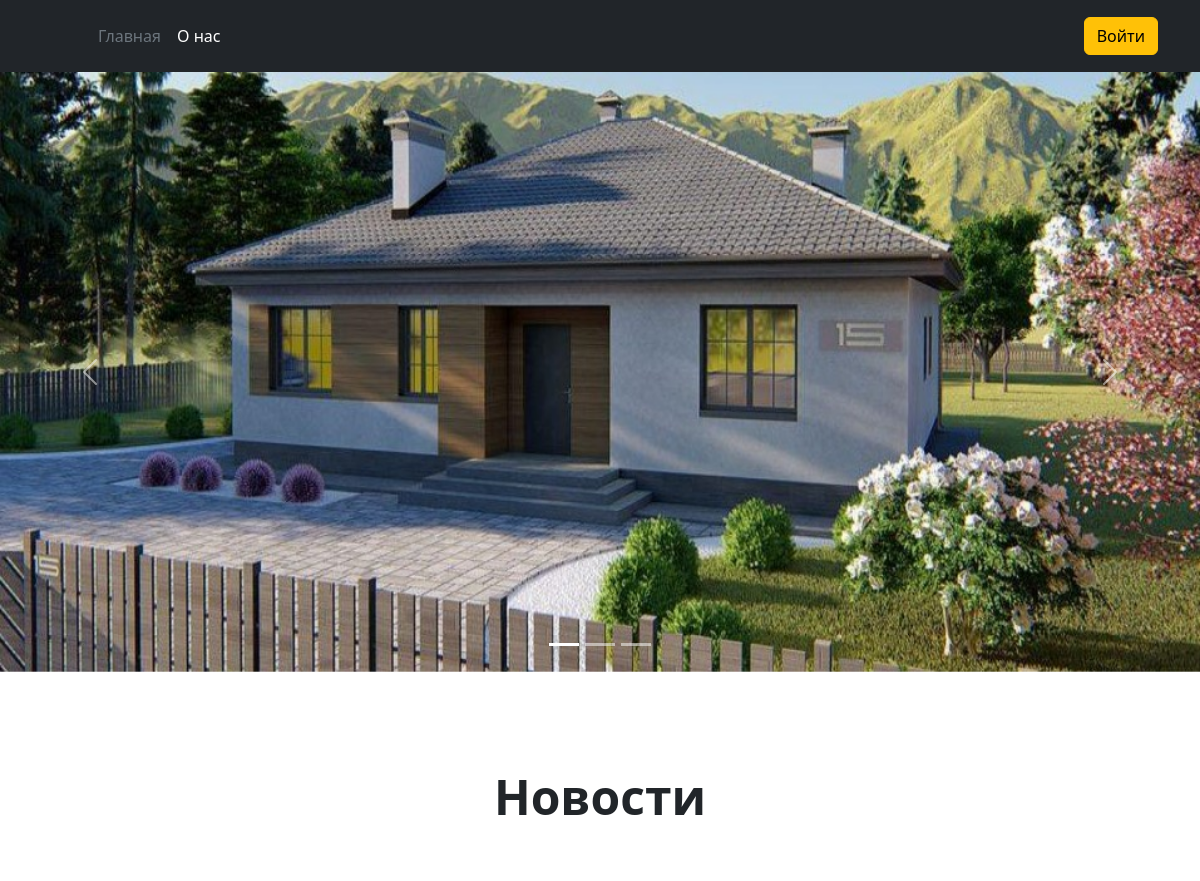
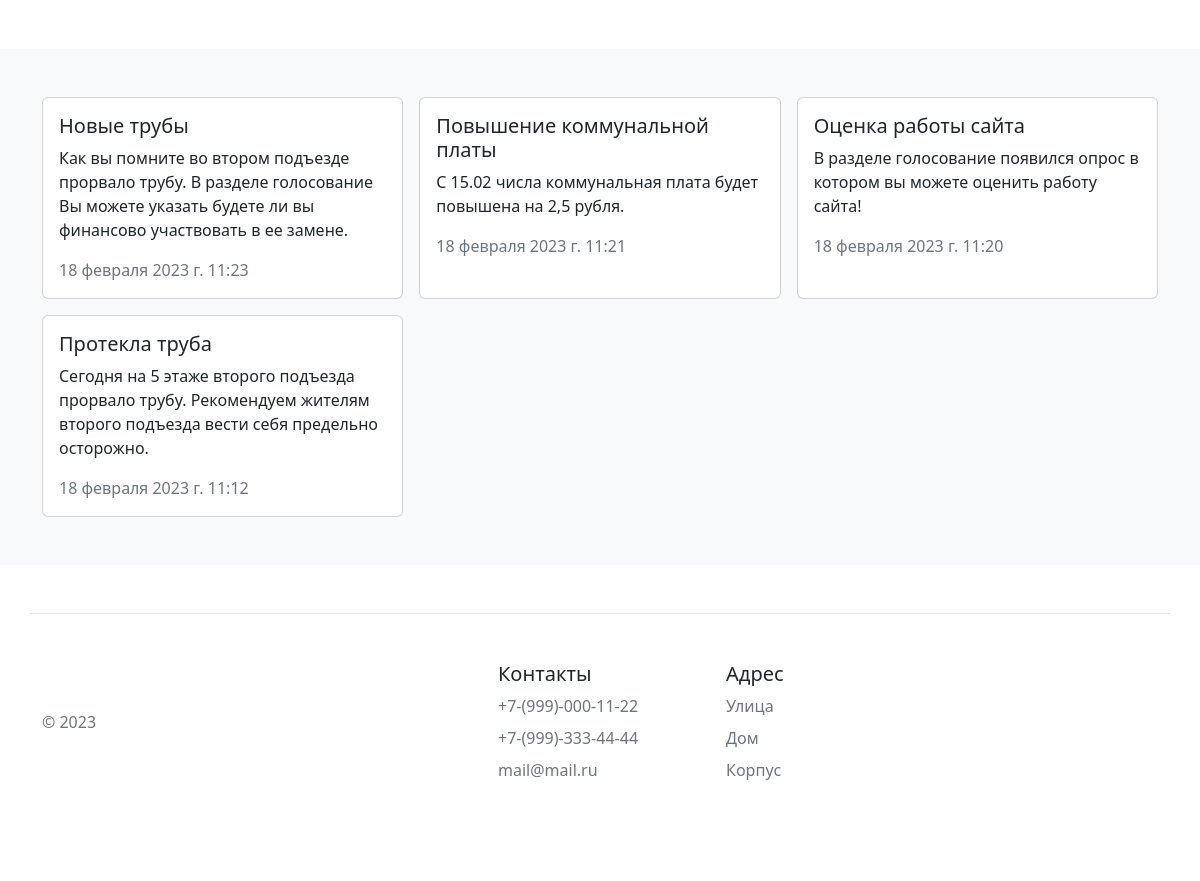
The page / on the database its author committed (2 pictures, top to bottom).
### main/models.py (models this page shows, shortened)
class News(models.Model): #Новостная база
    title = models.CharField('Название', max_length=255)
    descr = models.TextField('Описание')
    time = models.DateTimeField('Время', auto_now=True)
    class Meta:
        verbose_name = 'Новость'
        verbose_name_plural = 'Новости'

### main/views.py (the view)
# urls.py: 2. Add a URL to urlpatterns:  path('', views.home, name='home')
def home(request):
    news = News.objects.all()[::-1]
    return render(request, 'main/home.html', {'news': news})

### main/templates/main/home.html (shortened to what this page needs)
{% extends 'base.html'%}
{% block header %}
<li><a href="{% url 'home'%}" class="nav-link px-2 text-secondary">Главная</a></li>
<li><a href="{% url 'about'%}" class="nav-link px-2 text-white">О нас</a></li>
{% endblock %}
 {% block button%}
 <a href="{% url 'profile'%}">
<button type="button" class="btn btn-warning" >Войти </button>
</a>
{% endblock %}
{% block body %}
<main>
{% load static %}
<div id="carouselExampleIndicators" class="carousel slide" data-bs-ride="true">
  <div class="carousel-indicators">
    <button type="button" data-bs-target="#carouselExampleIndicators" data-bs-slide-to="0" class="active" aria-current="true" aria-label="Slide 1"></button>
    <button type="button" data-bs-target="#carouselExampleIndicators" data-bs-slide-to="1" aria-label="Slide 2"></button>
    <button type="button" data-bs-target="#carouselExampleIndicators" data-bs-slide-to="2" aria-label="Slide 3"></button>
  </div>
  <div class="carousel-inner">
    <div class="carousel-item active">
      <img class="d-block w-100" src="{%  static '1.png'%}" width="30%" height="600">
    </div>
  </div>
  <button class="carousel-control-prev" type="button" data-bs-target="#carouselExampleIndicators" data-bs-slide="prev">
    <span class="carousel-control-prev-icon" aria-hidden="true"></span>
  </button>
  <button class="carousel-control-next" type="button" data-bs-target="#carouselExampleIndicators" data-bs-slide="next">
    <span class="carousel-control-next-icon" aria-hidden="true"></span>
  </button>
</div>
  <div class="px-4 py-5 my-5 text-center">
    <h1 class="display-5 fw-bold">Новости</h1>
  </div>
<div class="album py-5 bg-light">
    <div class="container">
      <div class="row row-cols-1 row-cols-sm-2 row-cols-md-3 g-3">
        {% for el in news %}
        <div class="card-group">
          <div class="card" style="width: 18rem;">
            <div class="card-body">
              <h5 class="card-title">{{el.title}}</h5>
              <p class="card-text">{{el.descr}}</p>
              <div class="text-muted">
              {{el.time}}
              </div>
            </div>
          </div>
        </div>
        {% endfor %}
      </div>
    </div>
  </div>
</main>
{% endblock %}

### main/templates/base.html (shortened to what this page needs)
<!DOCTYPE html>
<html lang="en">
<head>
    <link href="https://cdn.jsdelivr.net/npm/bootstrap@5.2.0/dist/css/bootstrap.min.css" rel="stylesheet">
</head>
<header class="p-3 text-bg-dark">
    <div class="container">
      <div class="d-flex flex-wrap align-items-center justify-content-center justify-content-lg-start">
        <a href="/" class="d-flex align-items-center mb-2 mb-lg-0 text-white text-decoration-none">
          <svg class="bi me-2" width="40" height="32" role="img" aria-label="Bootstrap"><use xlink:href="#bootstrap"></use></svg>
        </a>
        <ul class="nav col-12 col-lg-auto me-lg-auto mb-2 justify-content-center mb-md-0">
            {% block header %}
            {% endblock %}
        </ul>
        <div class="text-end">
          <a href="{% url 'profile'%}">
          {% block button%}{% endblock %}
          </a>
        </div>
      </div>
    </div>
  </header>
</head>
<body>
{% block body%}
{% endblock %}
</body>
<div class="container">
  <footer class="row row-cols-1 row-cols-sm-2 row-cols-md-5 py-5 my-5 border-top">
    <div class="col mb-3">
      <a href="/" class="d-flex align-items-center mb-3 link-dark text-decoration-none">
        <svg class="bi me-2" width="40" height="32"><use xlink:href="#bootstrap"></use></svg>
      </a>
      <p class="text-muted">© 2023</p>
    </div>
    <div class="col mb-3">
    </div>
     <div class="col mb-3">
      <h5>Контакты</h5>
      <ul class="nav flex-column">
        <li class="nav-item mb-2"><a href="#" class="nav-link p-0 text-muted">+7-(999)-000-11-22</a></li>
        <li class="nav-item mb-2"><a href="#" class="nav-link p-0 text-muted">+7-(999)-333-44-44</a></li>
        <li class="nav-item mb-2"><a href="#" class="nav-link p-0 text-muted">mail@mail.ru</a></li>
      </ul>
    </div>
    <div class="col mb-3">
      <h5>Адрес</h5>
      <ul class="nav flex-column">
        <li class="nav-item mb-2"><a href="#" class="nav-link p-0 text-muted">Улица</a></li>
        <li class="nav-item mb-2"><a href="#" class="nav-link p-0 text-muted">Дом </a></li>
        <li class="nav-item mb-2"><a href="#" class="nav-link p-0 text-muted">Корпус </a></li>
      </ul>
    </div>
  </footer>
</div>
</html>

### rows shown on the page
News: title "Новые трубы", descr "Как вы помните во втором подъезде прорвало трубу. В разделе голосование Вы можете указать будете ли вы финансово участвовать в ее замене.", time "18 февраля 2023 г. 11:23"
News: title "Повышение коммунальной платы", descr "С 15.02 числа коммунальная плата будет повышена на 2,5 рубля.", time "18 февраля 2023 г. 11:21"
News: title "Оценка работы сайта", descr "В разделе голосование появился опрос в котором вы можете оценить работу сайта!", time "18 февраля 2023 г. 11:20"
News: title "Протекла труба", descr "Сегодня на 5 этаже второго подъезда прорвало трубу. Рекомендуем жителям второго подъезда вести себя предельно осторожно.", time "18 февраля 2023 г. 11:12"
